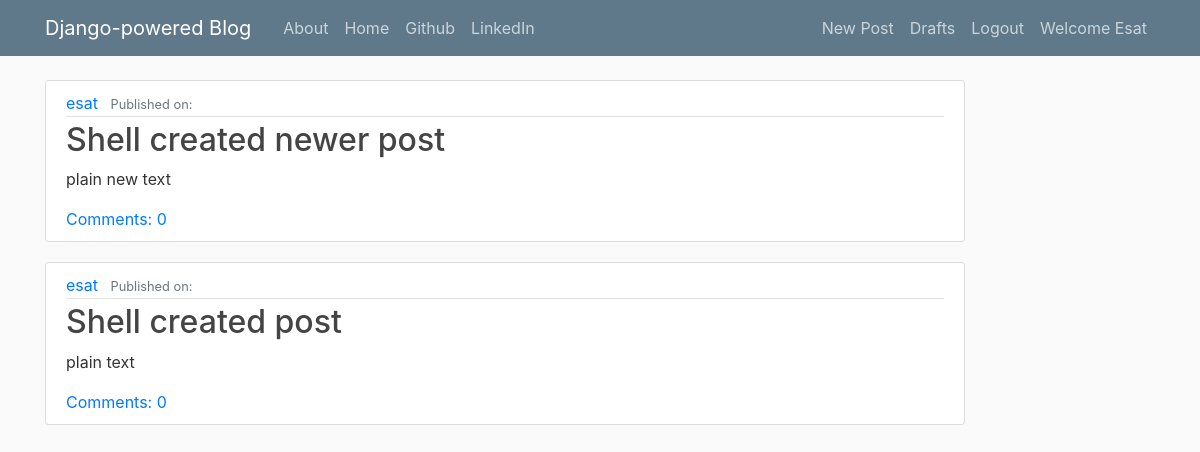
Page /drafts/ (signed in) on the committed database.
### blog/models.py (models this page shows, shortened)
class Post(models.Model):
    author = models.ForeignKey('auth.User', on_delete=models.CASCADE)
    title = models.CharField(max_length=200)
    text = models.TextField()
    create_date = models.DateTimeField(default=timezone.now)
    published_date = models.DateTimeField(blank=True, null=True)
    last_publication_date = models.DateTimeField(blank=True, null=True)
    def approve_comments(self):
        return self.comments.filter(approved_comment=True)

### blog/views.py (the view)
# urls.py: path('drafts/', views.DraftListView.as_view(), name='post_draft_list'),
class DraftListView(LoginRequiredMixin, ListView):
    login_url = '/login/'
    redirect_field_name = 'post_list'
    model = Post
    def get_queryset(self):
        return Post.objects.filter(published_date__isnull=True).order_by('-create_date')

### blog/templates/blog/post_list.html
{% extends "blog/base.html" %}
{% block content %}
{% for post in post_list %}
<article class="media content-section">
  <div class="media-body">
    <div class="article-metadata">
      <a class="mr-2" href="#">{{ post.author }}</a>
      <small class="text-muted">Published on: {{ post.published_date|date:"D-M-Y" }}</small>
    </div>
    <h2><a class="article-title" href="{% url 'blog:post_details' pk=post.pk %}">{{ post.title }}</a></h2>
    <p>{{post.text|truncatechars:50}}</p>
    <a href="{% url 'blog:post_details' pk=post.pk %}">Comments: {{post.approve_comments.count}}</a>
  </div>
</article>
{% endfor %}
{% endblock %}

### blog/templates/blog/base.html (shortened to what this page needs)
<!DOCTYPE html>
{% load staticfiles %}
<html lang="en" dir="ltr">
  <head>
    <link rel="stylesheet" href="https://maxcdn.bootstrapcdn.com/bootstrap/4.0.0/css/bootstrap.min.css">
    <link rel="stylesheet" href="{% static 'css/blog.css' %}">
    </head>
    <body>
    <header class="site-header">
      <nav class="navbar navbar-expand-md navbar-dark bg-steel fixed-top">
        <div class="container">
          <a class="navbar-brand mr-4" href="{% url 'blog:post_list' %}">Django-powered Blog</a>
          <div class="collapse navbar-collapse" id="navbarToggle">
            <div class="navbar-nav mr-auto">
              <a class="nav-item nav-link" href="{% url 'blog:about' %}">About</a>
              <a class="nav-item nav-link" href="{% url 'blog:post_list' %}">Home</a>
              <a class="nav-item nav-link" href="https://www.github.com">Github</a>
              <a class="nav-item nav-link" href="https://www.linkedin.com">LinkedIn</a>
            </div>
            <div class="navbar-nav">
              {% if user.is_authenticated %}
                <a class="nav-item nav-link" href="{% url 'blog:post_new' %}">New Post</a>
                <a class="nav-item nav-link" href="{% url 'blog:post_draft_list' %}">Drafts</a>
                <a class="nav-item nav-link" href="{% url 'logout' %}">Logout</a>
                <a class="nav-item nav-link" href="#"> Welcome {{user.username.capitalize}}</a>
              {% else %}
                <a class="nav-item nav-link " href="{% url 'login' %}">
                <span class="iconify" data-icon="fa-solid:user-lock" data-inline="false"></span> Login
                </a>
                <a class="nav-item nav-link" href="#">
                  <span class="iconify" data-icon="dashicons:format-aside" data-inline="false"></span> Register</a>
              {% endif %}
            </div>
          </div>
        </div>
      </nav>
    </header>
    <div class="content container">
      <div class="row">
        <div class="col-md-10">
          <div>
            {% block content %}
            {% endblock %}
          </div>
        </div>
      </div>
    </div>
  </body>
</html>

### blog/static/css/blog.css (style rules this page uses)
body { background: #fafafa; color: #333333; margin-top: 5rem; }
h1, h2, h3, h4, h5, h6 { color: #444444; }
.bg-steel { background-color: #5f788a; }
.site-header .navbar-nav .nav-link { color: #cbd5db; }
.content-section { background: #ffffff; padding: 10px 20px; border: 1px solid #dddddd; border-radius: 3px; margin-bottom: 20px; }
.article-title { color: #444444; }
.article-metadata { padding-bottom: 1px; margin-bottom: 4px; border-bottom: 1px solid #e3e3e3 }

### rows in the picture
Post: author "esat", title "Shell created newer post", text "plain new text", approve_comments.count "0"
Post: author "esat", title "Shell created post", text "plain text", approve_comments.count "0"

### other values in the picture
{{ user.username.capitalize }} "Esat"
